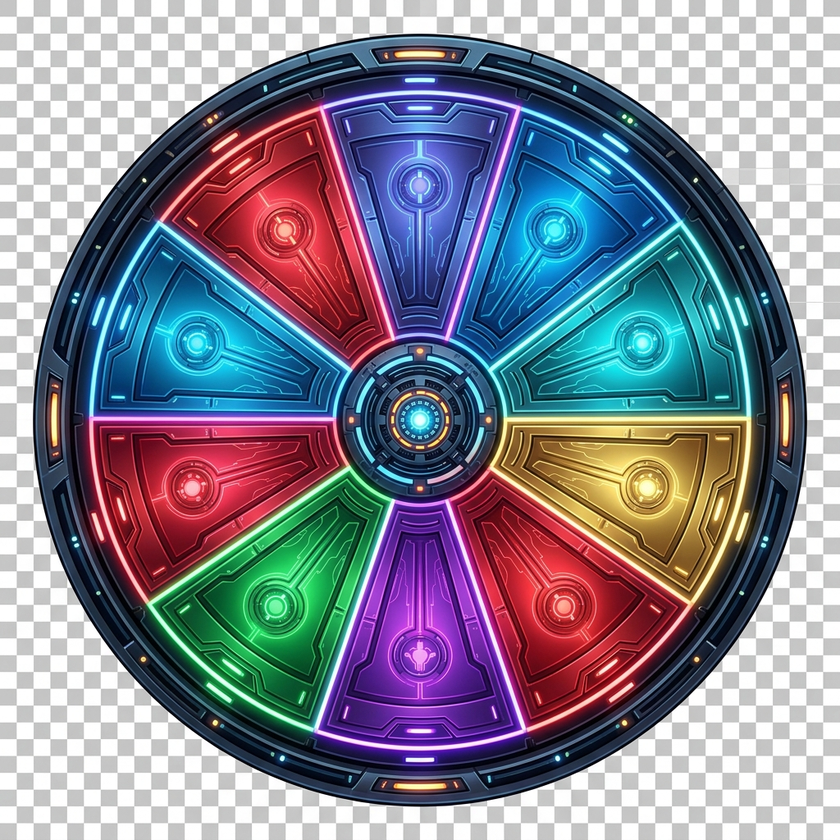
#> input picture wheel_tool/base_wheel.png, 840 x 840 px, shrunk from 1024 x 1024 before the run
$ python generate_wheel.py   (older library calls are emulated)
#> lines starting #> are read from the running program, lines starting #| are printed output that depends on the picture
import math
import os
from PIL import Image, ImageDraw, ImageFont

# ========================================================
# 1. CÁC THÔNG SỐ BẠN CÓ THỂ TỰ ĐIỀU CHỈNH Ở ĐÂY
# ========================================================

# ĐỘ XOAY (TÍNH BẰNG ĐỘ):
# - Nếu chữ bị lệch so với ô màu, hãy tăng hoặc giảm số này.
# - Ví dụ: 10, 5, -5, -10...
OFFSET_DEG = 17

# KHOẢNG CÁCH TỪ TÂM RA CHỮ (Tỷ lệ so với chiều rộng ảnh):
# - 0.28 nghĩa là 28%. Tăng lên 0.30 chữ sẽ lùi ra rìa, giảm xuống 0.25 chữ sẽ thụt vào tâm.
DISTANCE_FROM_CENTER_RATIO = 0.28

# KÍCH THƯỚC CHỮ (Tỷ lệ so với chiều rộng ảnh):
# - 0.035 nghĩa là 3.5%. Tăng lên 0.04 chữ sẽ to ra.
FONT_SIZE_RATIO = 0.035

# DANH SÁCH NỘI DUNG 10 Ô (Bắt đầu từ ô ở vị trí 12h, theo chiều kim đồng hồ):
# - Mỗi ô có 2 dòng (Dòng trên, Dòng dưới).
TEXTS_FOR_SLICE = [
    ("Tặng", "1 kẹo"),        # Ô số 0 (Khoảng 12 giờ)
    ("Tặng", "2 kẹo"),        # Ô số 1
    ("Tặng", "Thú Cưng"),     # Ô số 2
    ("May mắn", "lần sau"),   # Ô số 3
    ("Quay", "lại"),          # Ô số 4
    ("Tặng", "5 kẹo"),        # Ô số 5
    ("May mắn", "lần sau"),   # Ô số 6
    ("Tặng", "1 kẹo"),          # Ô số 7
    ("May mắn", "lần sau"),   # Ô số 8
    ("Quay", "lại")         # Ô số 9
]

# ========================================================
# 2. PHẦN CODE XỬ LÝ ĐỒ HỌA (KHÔNG CẦN CHỈNH SỬA)
# ========================================================

def add_text():
    current_dir = os.path.dirname(os.path.abspath(__file__))
    img_path = os.path.join(current_dir, 'base_wheel.png')
    out_path = os.path.join(current_dir, 'output_wheel.png')

    if not os.path.exists(img_path):
        print("LỖI: Không tìm thấy file base_wheel.png")
        return

    print("Đang xử lý ảnh...")
    img = Image.open(img_path).convert('RGBA')
    width, height = img.size
#> width = 840; height = 840
    cx, cy = width / 2, height / 2
#> cx = 420; cy = 420

    try:
        font = ImageFont.truetype("arialbd.ttf", int(width * FONT_SIZE_RATIO))
    except:
        print("Không tìm thấy Font Arial Bold. Sử dụng font mặc định.")
        font = ImageFont.load_default()

    text_overlay = Image.new('RGBA', img.size, (0,0,0,0))
#> text_overlay: PIL image 840x840 RGBA; every value is 0

    for i in range(10):
        line1, line2 = TEXTS_FOR_SLICE[i]
        angle_deg = i * 36 + 18 + OFFSET_DEG

        full_txt = Image.new('RGBA', img.size, (0,0,0,0))
        d_full = ImageDraw.Draw(full_txt)

        dist_from_center = width * DISTANCE_FROM_CENTER_RATIO
        draw_x = cx + dist_from_center

        def get_text_size(txt):
            return d_full.textsize(txt, font=font) if hasattr(d_full, 'textsize') else (font.getlength(txt), font.size)

        w1, h1 = get_text_size(line1)
        w2, h2 = get_text_size(line2)

        line_spacing = h1 * 0.1
        total_h = h1 + h2 + line_spacing

        draw_y1 = cy - total_h/2
        draw_y2 = draw_y1 + h1 + line_spacing

        x1 = draw_x - w1/2
        x2 = draw_x - w2/2

        shadow_color = (0, 0, 0, 255)
        text_color = (255, 255, 255, 255)

        # Shadow
        offset = 2
        d_full.text((x1+offset, draw_y1+offset), line1, font=font, fill=shadow_color)
        d_full.text((x2+offset, draw_y2+offset), line2, font=font, fill=shadow_color)

        # Outline
        outline = (0, 0, 0, 255)
        d_full.text((x1-1, draw_y1-1), line1, font=font, fill=outline)
        d_full.text((x1+1, draw_y1-1), line1, font=font, fill=outline)
        d_full.text((x1-1, draw_y1+1), line1, font=font, fill=outline)
        d_full.text((x1+1, draw_y1+1), line1, font=font, fill=outline)
        d_full.text((x2-1, draw_y2-1), line2, font=font, fill=outline)
        d_full.text((x2+1, draw_y2-1), line2, font=font, fill=outline)
        d_full.text((x2-1, draw_y2+1), line2, font=font, fill=outline)
        d_full.text((x2+1, draw_y2+1), line2, font=font, fill=outline)

        # Main text
        d_full.text((x1, draw_y1), line1, font=font, fill=text_color)
        d_full.text((x2, draw_y2), line2, font=font, fill=text_color)

        rotated_full = full_txt.rotate(90 - angle_deg, resample=Image.BICUBIC, center=(cx, cy))
        text_overlay = Image.alpha_composite(text_overlay, rotated_full)
#> this loop made 10 passes
#> (w1, w2, h2, total_h, draw_y1, draw_y2, x1, x2) on passes 1 to 10: (72, 80, 33, 69.3, 385.4, 421.7, 619.2, 615.2), (72, 80, 33, 69.3, 385.4, 421.7, 619.2, 615.2), (72, 139, 33, 69.3, 385.4, 421.7, 619.2, 585.7), (134, 105, 27, 63.3, 388.4, 424.7, 588.2, 602.7), (76, 34, 33, 69.3, 385.4, 421.7, 617.2, 638.2), (72, 80, 33, 69.3, 385.4, 421.7, 619.2, 615.2), (134, 105, 27, 63.3, 388.4, 424.7, 588.2, 602.7), (72, 80, 33, 69.3, 385.4, 421.7, 619.2, 615.2), (134, 105, 27, 63.3, 388.4, 424.7, 588.2, 602.7), (76, 34, 33, 69.3, 385.4, 421.7, 617.2, 638.2)
#> pass 1, in add_text, `rotated_full = full_txt.rotate(90 - angle_deg, resample=Image.BICUBIC,..`:
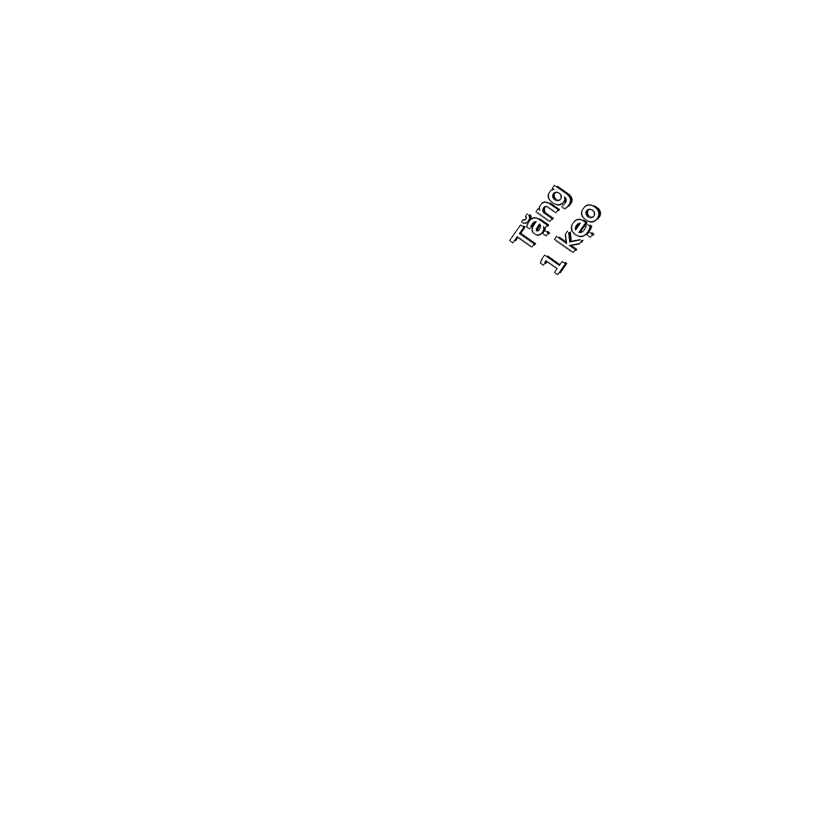
#> rotated_full: PIL image 840x840 RGBA; mean R, G, B, A 0.4, 0.4, 0.4, 0.8; transparent parts drawn white
#> after the loop:
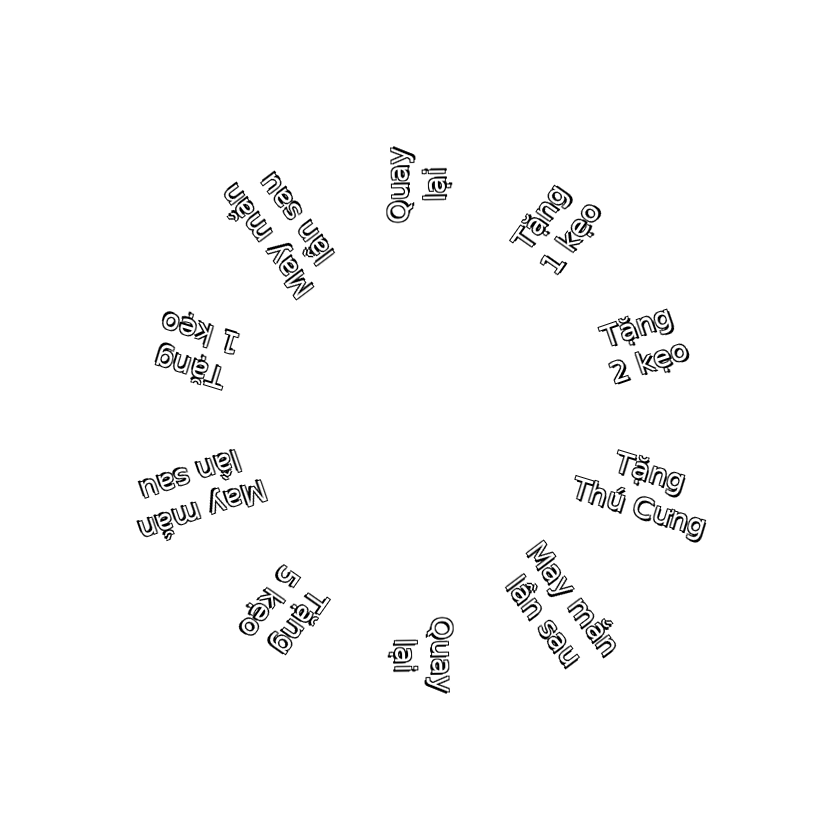
#> text_overlay: PIL image 840x840 RGBA; mean R, G, B, A 4.1, 4.1, 4.1, 9.1; transparent parts drawn white

    final_img = Image.alpha_composite(img, text_overlay)
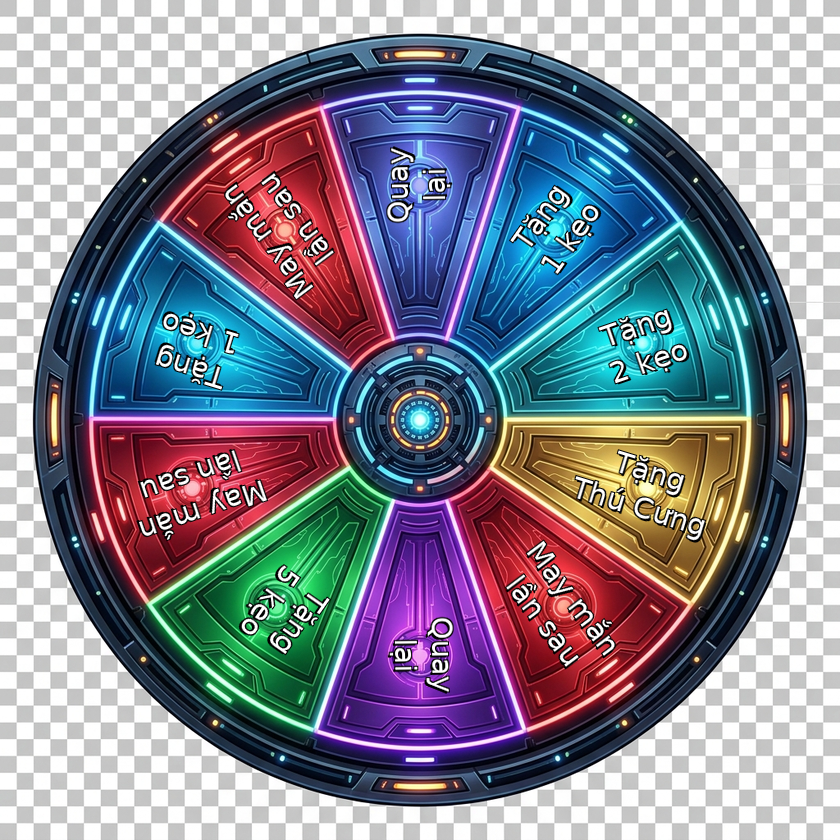
#> final_img: PIL image 840x840 RGBA; mean R, G, B, A 131, 132.1, 145.9, 255
    final_img.save(out_path)
    print(f"XONG! Đã lưu ảnh mới tại: {out_path}")

if __name__ == '__main__':
    add_text()
